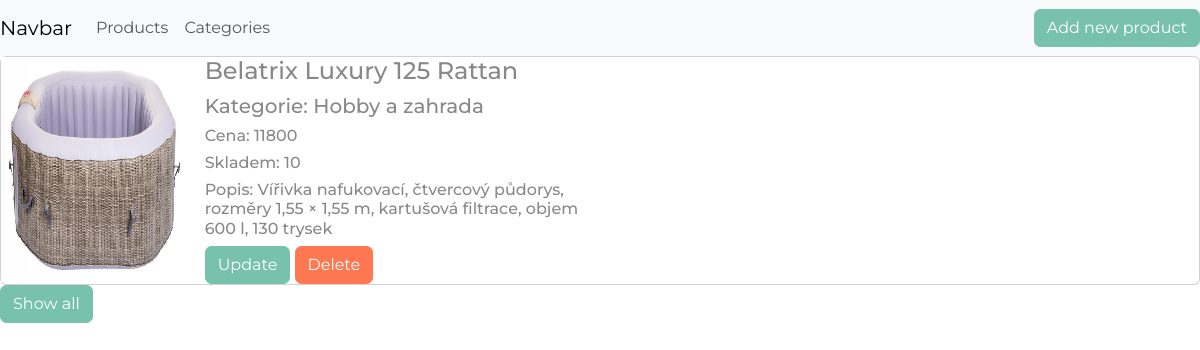
/?id=3, run on the app's committed database.
### tables this page shows
CREATE TABLE `products` (
  `id` int(11) NOT NULL,
  `name` varchar(100) NOT NULL,
  `image` varchar(250) NOT NULL,
  `category_id` int(11) NOT NULL,
  `price` float NOT NULL,
  `quantity` int(11) NOT NULL,
  `description` text NOT NULL
);

CREATE TABLE `categories` (
  `id` int(11) NOT NULL,
  `name` varchar(50) NOT NULL
);

### src/Service/Validator.php (called while the page is built, shortened)
<?php
class Validator
{
    public static function validateInt(mixed $intNumber): bool
    {
        return is_int(filter_var($intNumber, FILTER_VALIDATE_INT));
    }
}

### config/Connection.php (called while the page is built, shortened)
<?php
class Connection
{
    private static ?Connection $instance = null;
    private ?PDO $pdo = null;
    public static function getInstance(): static
    {
        if (is_null(static::$instance)) {
            static::$instance = new static();
        }
        return static::$instance;
    }
    public function getConnection(): PDO
    {
        if (is_null($this->pdo)) {
            $this->pdo = new PDO($_ENV['DSN'], $_ENV['USER'], $_ENV['PASSWORD']);
            $this->pdo->setAttribute(PDO::ATTR_ERRMODE, PDO::ERRMODE_EXCEPTION);
        }
        return $this->pdo;
    }
}

### src/Entity/AbstractMapper.php (called while the page is built, shortened)
<?php
abstract class AbstractMapper implements InterfaceMapper
{
    public function __construct()
    {
        $this->pdo = Connection::getInstance()->getConnection();
    }
    public function findByKey(int $id): ?DomainObject
    {
        $this->selectStatement()->execute([$id]);
        $raw = $this->selectStatement()->fetch();
        return $this->createObject($raw);
    }
    public function findAll(): ?array
    {
        $this->selectAllStatement()->execute();
        $raw = $this->selectAllStatement()->fetchAll();
        return $this->createArray($raw);
    }
}

### src/Entity/ProductsMapper.php (called while the page is built, shortened)
<?php
class ProductsMapper extends AbstractMapper
{
    private PDOStatement $selectStatement;
    private PDOStatement $selectAllStatement;
    public function __construct()
    {
        $this->selectStatement =
            $this->pdo->prepare("SELECT id, name, image, category_id,price,quantity,description FROM products WHERE id=?");
        $this->selectAllStatement =
            $this->pdo->prepare("SELECT id, name, image, category_id,price,quantity,description FROM products");
    }
    protected function selectStatement(): PDOStatement
    {
        return $this->selectStatement;
    }
    protected function selectAllStatement(): PDOStatement
    {
        return $this->selectAllStatement;
    }
    protected function createObject(array $raw): DomainObject
    {
        return new Product(
            (int)$raw['id'],
            $raw['name'],
            $raw['image'],
            new Category(id: $raw['category_id']),
            (float)$raw['price'],
            (int)$raw['quantity'],
            $raw['description']
        );
    }
    public function getCategoryByProductName(Product $product): string|null
    {
        $nameOfProduct = $product->getProductName();
        $nameOfCategory = '';
        $query = "SELECT categories.name FROM products  LEFT JOIN categories ON products.category_id = categories.id
        WHERE products.name = ?";
        $stmt = $this->pdo->prepare($query);
        if ($stmt->execute([$nameOfProduct])) {
            while ($raws = $stmt->fetchAll()) {
                foreach ($raws as $raw) {
                    $nameOfCategory = $raw['name'];
                }
            }
            return $nameOfCategory;
        }
        return null;
    }
}

### src/Model/Product.php (called while the page is built, shortened)
<?php
class Product extends DomainObject
{
    private ?int $id;
    private ?string $productName;
    private ?string $image;
    private ?float $price;
    private ?float $quantity;
    private ?string $description;
    public function __construct(
        ?int $id = null,
        ?string $productName = null,
        ?string $image = null,
        ?Category $category = null,
        ?float $price = null,
        ?float $quantity = null,
        ?string $description = null
    ) {
        $this->id = $id;
        $this->productName = $productName;
        $this->image = $image;
        $this->price = $price;
        $this->quantity = $quantity;
        $this->description = $description;
    }
    public function getId(): ?int
    {
        return $this->id;
    }
    public function getProductName(): ?string
    {
        return $this->productName;
    }
    public function getImage(): ?string
    {
        return $this->image;
    }
    public function getPrice(): ?float
    {
        return $this->price;
    }
    public function getQuantity(): ?float
    {
        return $this->quantity;
    }
    public function getDescription(): ?string
    {
        return $this->description;
    }
}

### public/index.php (the view, shortened to what this page needs)
<?php
$productsMapper = new ProductsMapper();
$products = $productsMapper->findAll();
?>
<html lang="cs">
<head>
    <link rel="stylesheet" href="https://bootswatch.com/5/minty/bootstrap.min.css">
</head>
<body>
<?php require_once __DIR__ . '/navbar.php'; ?>
<?php if (isset($_REQUEST['id'])) : ?>
    <?php $productId = $_REQUEST['id']; ?>
    <?php if (Validator::validateInt($productId)) : ?>
        <?php if ($product = $productsMapper->findByKey($productId)) : ?>
            <div class="card">
            <div class="row">
            <?php if ($product instanceof Product) : ?>
                <div class="col-md-2">
                    <img src="./download/images/<?php echo $product->getImage() ?>"
                         class="img-fluid" alt="prod-img" style="height: 225px; width: 225px"/>
                </div>
                <div class="col-md-4">
                    <p class="h4"><?php echo $product->getProductName() ?></p>
                    <p class="h5">
                        Kategorie: <?php echo $productsMapper->getCategoryByProductName($product) ?></p>
                    <p class="h6">Cena: <?php echo $product->getPrice() ?></p>
                    <p class="h6">Skladem: <?php echo $product->getQuantity() ?></p>
                    <p class="h6">Popis: <?php echo $product->getDescription() ?></p>
                    <a id="submit_update" class="btn btn-primary"
                       href="./products/productForm.php?id=<?php echo $product->getId(); ?>">Update</a>
                    <a id="submit_delete" class="btn btn-danger" data-id="<?php echo $product->getId(); ?>"
                       href="">Delete</a>
                </div>
                </div>
                </div>
            <?php endif; ?>
        <? else: $_SESSION['error'] = 'Cannot find product with current ID' ?>
        <?php endif ?>
    <? else: $_SESSION['error'] = 'ID cannot be a string' ?>
    <?php endif ?>
<?php endif; ?>
<?php if (isset($_REQUEST['id']) || isset($_SESSION['error'])) : ?>
    <form method="post" action="<?php echo $_SERVER['PHP_SELF']; ?>">
        <button class="btn btn-primary" type="submit" name="show_all">Show all</button>
    </form>
<?php endif; ?>
</body>
</html>

### data on the page
products: image (picture), name "Belatrix Luxury 125 Rattan", price "11800", quantity "10", description "Vířivka nafukovací, čtvercový půdorys, rozměry 1,55 × 1,55 m, kartušová filtrace, objem 600 l, 130 trysek"
categories: name "Hobby a zahrada"
